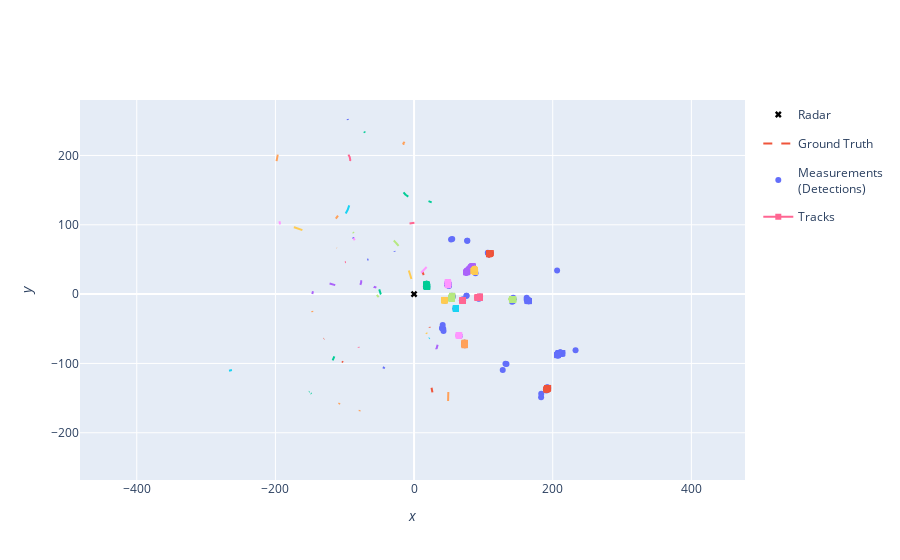

This figure's notebook cell:
### Markdown cell above
## Plot simulation results

### Code cell
from stonesoup.plotter import Plotterly

plotter = Plotterly()
plotter.plot_sensors(radar, "Radar")
plotter.plot_ground_truths(all_truths, [0, 2])
plotter.plot_measurements(all_measurements, [0, 2])
plotter.plot_tracks(all_tracks, [0,2])

plotter.fig
